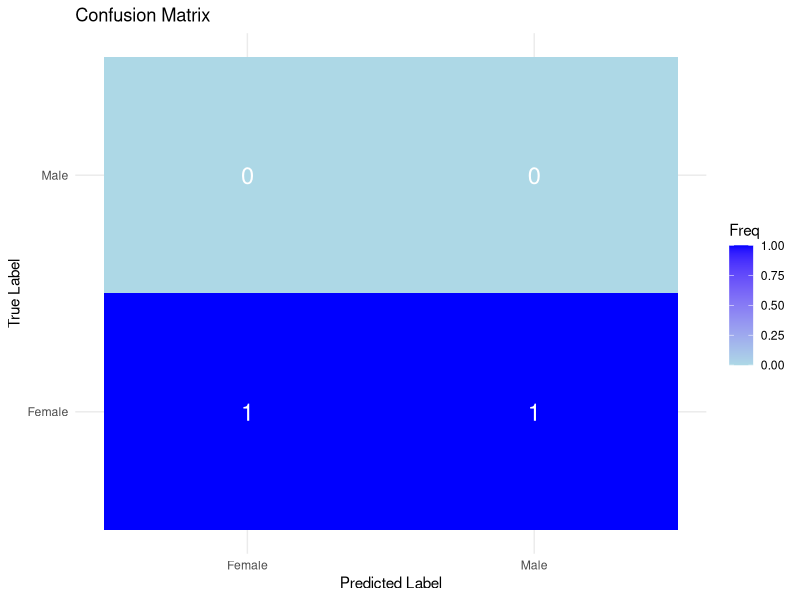
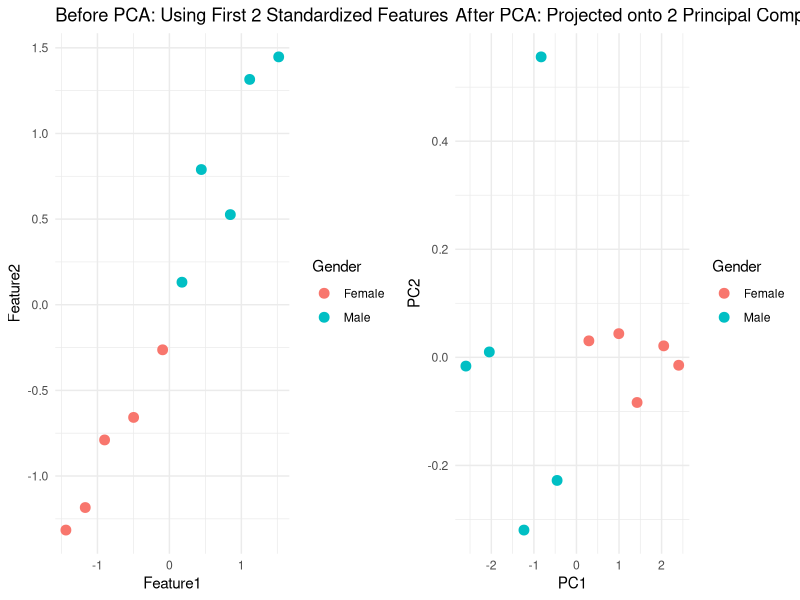

The R source for these figures, in order:

# Step 1 - Importing Required Libraries
library(caret)      # For scaling and train/test split
library(ggplot2)    # For plotting
library(gridExtra)  # For arranging plots
library(reshape2)   # For reshaping confusion matrix
library(dplyr)      # For data manipulation


# Step 2 - Creating Sample Dataset
df <- data.frame(
  Height = c(170, 165, 180, 175, 160, 172, 168, 177, 162, 158),
  Weight = c(65, 59, 75, 68, 55, 70, 62, 74, 58, 54),
  Age    = c(30, 25, 35, 28, 22, 32, 27, 33, 24, 21),
  Gender = factor(c(1, 0, 1, 1, 0, 1, 0, 1, 0, 0), labels = c("Female", "Male"))
)

# Step 3 - Standardizing the Data
X <- df %>% select(-Gender)
y <- df$Gender

preProc <- preProcess(X, method = c("center", "scale"))
X_scaled <- predict(preProc, X)

# Step 4 - Applying PCA algorithm
pca_model <- prcomp(X_scaled, center = FALSE, scale. = FALSE)
X_pca <- pca_model$x[, 1:2]

# Train-test split (70% train, 30% test)
set.seed(42)
trainIndex <- createDataPartition(y, p = 0.7, list = FALSE)
X_train <- X_pca[trainIndex, ]
X_test  <- X_pca[-trainIndex, ]
y_train <- y[trainIndex]
y_test  <- y[-trainIndex]

# Logistic Regression Model
train_data <- data.frame(PC1 = X_train[,1], PC2 = X_train[,2], Gender = y_train)
test_data  <- data.frame(PC1 = X_test[,1],  PC2 = X_test[,2],  Gender = y_test)

model <- glm(Gender ~ ., data = train_data, family = binomial)
y_pred_prob <- predict(model, test_data, type = "response")
y_pred <- factor(ifelse(y_pred_prob > 0.5, "Male", "Female"), levels = c("Female", "Male"))


# Step 5 - Evaluating with Confusion Matrix
cm <- confusionMatrix(y_pred, y_test)
print(cm)

# Create a heatmap-like plot
cm_table <- as.data.frame(cm$table)
colnames(cm_table) <- c("True", "Predicted", "Freq")

ggplot(cm_table, aes(x = Predicted, y = True, fill = Freq)) +
  geom_tile() +
  geom_text(aes(label = Freq), color = "white", size = 6) +
  scale_fill_gradient(low = "lightblue", high = "blue") +
  labs(title = "Confusion Matrix", x = "Predicted Label", y = "True Label") +
  theme_minimal()


# Step 6 - Visualizing PCA Result

# Before PCA: first 2 standardized features
scaled_df <- data.frame(Feature1 = X_scaled[,1], Feature2 = X_scaled[,2], Gender = y)

p1 <- ggplot(scaled_df, aes(x = Feature1, y = Feature2, color = Gender)) +
  geom_point(size = 3) +
  labs(title = "Before PCA: Using First 2 Standardized Features") +
  theme_minimal()

# After PCA
pca_df <- data.frame(PC1 = X_pca[,1], PC2 = X_pca[,2], Gender = y)

p2 <- ggplot(pca_df, aes(x = PC1, y = PC2, color = Gender)) +
  geom_point(size = 3) +
  labs(title = "After PCA: Projected onto 2 Principal Components") +
  theme_minimal()

# Arrange side by side
grid.arrange(p1, p2, ncol = 2)

